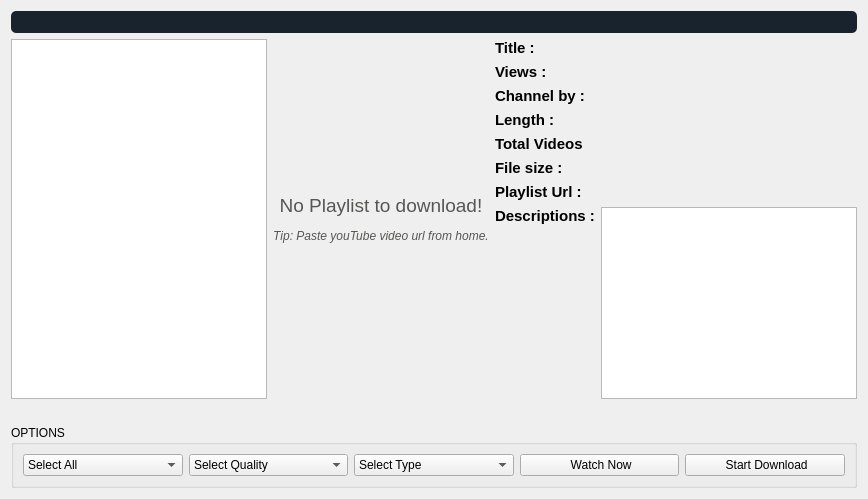
            <widget class="QWidget" name="stack_playlist">
             <attribute name="icon">
              <iconset resource="resource.qrc">
               <normaloff>:/myresource/resource/playlist_7.png</normaloff>:/myresource/resource/playlist_7.png</iconset>
             </attribute>
             <attribute name="title">
              <string>Playlist</string>
             </attribute>
             <layout class="QVBoxLayout" name="verticalLayout_6">
              <item>
               <widget class="QProgressBar" name="playlist_progressBar">
                <property name="styleSheet">
                 <string notr="true">QProgressBar:horizontal {
border-radius: 5px;
background:rgba(0,0,0,0.1);
color: white;
background-color: rgba(25, 35, 45, 1);

}
QProgressBar::chunk:horizontal {
background:rgb(228, 27, 27);
color: white;

}
QProgressBar 
{ 
color: white; 
border:none;
}
</string>
                </property>
                <property name="maximum">
                 <number>1</number>
                </property>
                <property name="value">
                 <number>-1</number>
                </property>
               </widget>
              </item>
              <item>
               <layout class="QHBoxLayout" name="horizontalLayout_27">
                <item>
                 <widget class="QGraphicsView" name="graphicsView_playlist">
                  <property name="sizePolicy">
                   <sizepolicy hsizetype="Preferred" vsizetype="Expanding">
                    <horstretch>0</horstretch>
                    <verstretch>0</verstretch>
                   </sizepolicy>
                  </property>
                  <property name="verticalScrollBarPolicy">
                   <enum>Qt::ScrollBarAlwaysOff</enum>
                  </property>
                  <property name="horizontalScrollBarPolicy">
                   <enum>Qt::ScrollBarAlwaysOff</enum>
                  </property>
                 </widget>
                </item>
                <item>
                 <widget class="QLabel" name="textBrowser_playlist_thumbnail">
                  <property name="sizePolicy">
                   <sizepolicy hsizetype="Preferred" vsizetype="Expanding">
                    <horstretch>0</horstretch>
                    <verstretch>0</verstretch>
                   </sizepolicy>
                  </property>
                  <property name="text">
                   <string>&lt;html&gt;&lt;head/&gt;&lt;body&gt;&lt;p align=&quot;center&quot;&gt;&lt;img src=&quot;:/myresource/resource/playlist_7.png&quot; height=&quot;55&quot;/&gt;&lt;/p&gt;&lt;p align=&quot;center&quot;&gt;&lt;span style=&quot; font-size:14pt; color:#555753;&quot;&gt;No Playlist to download!&lt;/span&gt;&lt;/p&gt;&lt;p align=&quot;center&quot;&gt;&lt;span style=&quot; font-style:italic; color:#555753;&quot;&gt;Tip: Paste youTube video url from home.&lt;/span&gt;&lt;/p&gt;&lt;/body&gt;&lt;/html&gt;</string>
                  </property>
                  <property name="scaledContents">
                   <bool>true</bool>
                  </property>
                  <property name="alignment">
                   <set>Qt::AlignCenter</set>
                  </property>
                 </widget>
                </item>
                <item>
                 <layout class="QGridLayout" name="gridLayout_8">
                  <item row="0" column="0">
                   <widget class="QLabel" name="label_13">
                    <property name="sizePolicy">
                     <sizepolicy hsizetype="Preferred" vsizetype="Preferred">
                      <horstretch>0</horstretch>
                      <verstretch>0</verstretch>
                     </sizepolicy>
                    </property>
                    <property name="font">
                     <font>
                      <pointsize>11</pointsize>
                      <weight>75</weight>
                      <bold>true</bold>
                     </font>
                    </property>
                    <property name="text">
                     <string>Title :</string>
                    </property>
                    <property name="alignment">
                     <set>Qt::AlignLeading|Qt::AlignLeft|Qt::AlignTop</set>
                    </property>
                    <property name="textInteractionFlags">
                     <set>Qt::TextBrowserInteraction</set>
                    </property>
                   </widget>
                  </item>
                  <item row="2" column="1">
                   <widget class="QLabel" name="by_channel_playlist">
                    <property name="cursor">
                     <cursorShape>IBeamCursor</cursorShape>
                    </property>
                    <property name="text">
                     <string/>
                    </property>
                    <property name="alignment">
                     <set>Qt::AlignLeading|Qt::AlignLeft|Qt::AlignTop</set>
                    </property>
                    <property name="openExternalLinks">
                     <bool>true</bool>
                    </property>
                    <property name="textInteractionFlags">
                     <set>Qt::TextBrowserInteraction</set>
                    </property>
                   </widget>
                  </item>
                  <item row="2" column="0">
                   <widget class="QLabel" name="label_17">
                    <property name="sizePolicy">
                     <sizepolicy hsizetype="Preferred" vsizetype="Preferred">
                      <horstretch>0</horstretch>
                      <verstretch>0</verstretch>
                     </sizepolicy>
                    </property>
                    <property name="font">
                     <font>
                      <pointsize>11</pointsize>
                      <weight>75</weight>
                      <bold>true</bold>
                     </font>
                    </property>
                    <property name="text">
                     <string>Channel by :</string>
                    </property>
                    <property name="alignment">
                     <set>Qt::AlignLeading|Qt::AlignLeft|Qt::AlignTop</set>
                    </property>
                    <property name="textInteractionFlags">
                     <set>Qt::TextBrowserInteraction</set>
                    </property>
                   </widget>
                  </item>
                  <item row="3" column="1">
                   <widget class="QLabel" name="video_length_playlist">
                    <property name="cursor">
                     <cursorShape>IBeamCursor</cursorShape>
                    </property>
                    <property name="text">
                     <string/>
                    </property>
                    <property name="alignment">
                     <set>Qt::AlignLeading|Qt::AlignLeft|Qt::AlignTop</set>
                    </property>
                    <property name="textInteractionFlags">
                     <set>Qt::TextBrowserInteraction</set>
                    </property>
                   </widget>
                  </item>
                  <item row="8" column="0">
                   <widget class="QLabel" name="label_18">
                    <property name="sizePolicy">
                     <sizepolicy hsizetype="Preferred" vsizetype="Preferred">
                      <horstretch>0</horstretch>
                      <verstretch>0</verstretch>
                     </sizepolicy>
                    </property>
                    <property name="font">
                     <font>
                      <pointsize>11</pointsize>
                      <weight>75</weight>
                      <bold>true</bold>
                     </font>
                    </property>
                    <property name="text">
                     <string>Descriptions :</string>
                    </property>
                    <property name="alignment">
                     <set>Qt::AlignLeading|Qt::AlignLeft|Qt::AlignTop</set>
                    </property>
                    <property name="textInteractionFlags">
                     <set>Qt::TextBrowserInteraction</set>
                    </property>
                   </widget>
                  </item>
                  <item row="5" column="0">
                   <widget class="QLabel" name="label_25">
                    <property name="sizePolicy">
                     <sizepolicy hsizetype="Preferred" vsizetype="Preferred">
                      <horstretch>0</horstretch>
                      <verstretch>0</verstretch>
                     </sizepolicy>
                    </property>
                    <property name="font">
                     <font>
                      <pointsize>11</pointsize>
                      <weight>75</weight>
                      <bold>true</bold>
                     </font>
                    </property>
                    <property name="text">
                     <string>Total Videos</string>
                    </property>
                    <property name="alignment">
                     <set>Qt::AlignLeading|Qt::AlignLeft|Qt::AlignTop</set>
                    </property>
                    <property name="textInteractionFlags">
                     <set>Qt::TextBrowserInteraction</set>
                    </property>
                   </widget>
                  </item>
                  <item row="5" column="1">
                   <widget class="QLabel" name="video_total_playlist">
                    <property name="cursor">
                     <cursorShape>IBeamCursor</cursorShape>
                    </property>
                    <property name="text">
                     <string/>
                    </property>
                    <property name="alignment">
                     <set>Qt::AlignLeading|Qt::AlignLeft|Qt::AlignTop</set>
                    </property>
                    <property name="textInteractionFlags">
                     <set>Qt::TextBrowserInteraction</set>
                    </property>
                   </widget>
                  </item>
                  <item row="1" column="0">
                   <widget class="QLabel" name="label_12">
                    <property name="sizePolicy">
                     <sizepolicy hsizetype="Preferred" vsizetype="Preferred">
                      <horstretch>0</horstretch>
                      <verstretch>0</verstretch>
                     </sizepolicy>
                    </property>
                    <property name="font">
                     <font>
                      <pointsize>11</pointsize>
                      <weight>75</weight>
                      <bold>true</bold>
                     </font>
                    </property>
                    <property name="text">
                     <string>Views :</string>
                    </property>
                    <property name="alignment">
                     <set>Qt::AlignLeading|Qt::AlignLeft|Qt::AlignTop</set>
                    </property>
                    <property name="textInteractionFlags">
                     <set>Qt::TextBrowserInteraction</set>
                    </property>
                   </widget>
                  </item>
                  <item row="6" column="1">
                   <widget class="QLabel" name="video_size_playlist">
                    <property name="cursor">
                     <cursorShape>IBeamCursor</cursorShape>
                    </property>
                    <property name="text">
                     <string/>
                    </property>
                    <property name="alignment">
                     <set>Qt::AlignLeading|Qt::AlignLeft|Qt::AlignTop</set>
                    </property>
                    <property name="wordWrap">
                     <bool>false</bool>
                    </property>
                    <property name="textInteractionFlags">
                     <set>Qt::TextBrowserInteraction</set>
                    </property>
                   </widget>
                  </item>
                  <item row="6" column="0">
                   <widget class="QLabel" name="label_11">
                    <property name="sizePolicy">
                     <sizepolicy hsizetype="Preferred" vsizetype="Preferred">
                      <horstretch>0</horstretch>
                      <verstretch>0</verstretch>
                     </sizepolicy>
                    </property>
                    <property name="font">
                     <font>
                      <pointsize>11</pointsize>
                      <weight>75</weight>
                      <bold>true</bold>
                     </font>
                    </property>
                    <property name="text">
                     <string>File size :</string>
                    </property>
                    <property name="alignment">
                     <set>Qt::AlignLeading|Qt::AlignLeft|Qt::AlignTop</set>
                    </property>
                    <property name="textInteractionFlags">
                     <set>Qt::TextBrowserInteraction</set>
                    </property>
                   </widget>
                  </item>
                  <item row="1" column="1">
                   <widget class="QLabel" name="views_playlist">
                    <property name="cursor">
                     <cursorShape>IBeamCursor</cursorShape>
                    </property>
                    <property name="text">
                     <string/>
                    </property>
                    <property name="alignment">
                     <set>Qt::AlignLeading|Qt::AlignLeft|Qt::AlignTop</set>
                    </property>
                    <property name="textInteractionFlags">
                     <set>Qt::TextBrowserInteraction</set>
                    </property>
                   </widget>
                  </item>
                  <item row="8" column="1">
                   <widget class="QTextEdit" name="descriptions_playlist">
                    <property name="sizePolicy">
                     <sizepolicy hsizetype="Preferred" vsizetype="Expanding">
                      <horstretch>0</horstretch>
                      <verstretch>0</verstretch>
                     </sizepolicy>
                    </property>
                    <property name="readOnly">
                     <bool>true</bool>
                    </property>
                    <property name="textInteractionFlags">
                     <set>Qt::TextBrowserInteraction</set>
                    </property>
                   </widget>
                  </item>
                  <item row="3" column="0">
                   <widget class="QLabel" name="label_15">
                    <property name="sizePolicy">
                     <sizepolicy hsizetype="Preferred" vsizetype="Preferred">
                      <horstretch>0</horstretch>
                      <verstretch>0</verstretch>
                     </sizepolicy>
                    </property>
                    <property name="font">
                     <font>
                      <pointsize>11</pointsize>
                      <weight>75</weight>
                      <bold>true</bold>
                     </font>
                    </property>
                    <property name="text">
                     <string>Length :</string>
                    </property>
                    <property name="alignment">
                     <set>Qt::AlignLeading|Qt::AlignLeft|Qt::AlignTop</set>
                    </property>
                    <property name="textInteractionFlags">
                     <set>Qt::TextBrowserInteraction</set>
                    </property>
                   </widget>
                  </item>
                  <item row="0" column="1">
                   <widget class="QLabel" name="video_title_playlist">
                    <property name="font">
                     <font>
                      <pointsize>11</pointsize>
                      <weight>50</weight>
                      <bold>false</bold>
                     </font>
                    </property>
                    <property name="cursor">
                     <cursorShape>IBeamCursor</cursorShape>
                    </property>
                    <property name="text">
                     <string/>
                    </property>
                    <property name="alignment">
                     <set>Qt::AlignLeading|Qt::AlignLeft|Qt::AlignTop</set>
                    </property>
                    <property name="wordWrap">
                     <bool>false</bool>
                    </property>
                    <property name="textInteractionFlags">
                     <set>Qt::TextBrowserInteraction</set>
                    </property>
                   </widget>
                  </item>
                  <item row="7" column="0">
                   <widget class="QLabel" name="label_28">
                    <property name="sizePolicy">
                     <sizepolicy hsizetype="Preferred" vsizetype="Preferred">
                      <horstretch>0</horstretch>
                      <verstretch>0</verstretch>
                     </sizepolicy>
                    </property>
                    <property name="font">
                     <font>
                      <pointsize>11</pointsize>
                      <weight>75</weight>
                      <bold>true</bold>
                     </font>
                    </property>
                    <property name="text">
                     <string>Playlist Url :</string>
                    </property>
                    <property name="alignment">
                     <set>Qt::AlignLeading|Qt::AlignLeft|Qt::AlignTop</set>
                    </property>
                    <property name="textInteractionFlags">
                     <set>Qt::TextBrowserInteraction</set>
                    </property>
                   </widget>
                  </item>
                  <item row="7" column="1">
                   <widget class="QLabel" name="watch_url_playlist">
                    <property name="cursor">
                     <cursorShape>IBeamCursor</cursorShape>
                    </property>
                    <property name="text">
                     <string/>
                    </property>
                    <property name="textFormat">
                     <enum>Qt::RichText</enum>
                    </property>
                    <property name="alignment">
                     <set>Qt::AlignLeading|Qt::AlignLeft|Qt::AlignTop</set>
                    </property>
                    <property name="wordWrap">
                     <bool>true</bool>
                    </property>
                    <property name="openExternalLinks">
                     <bool>true</bool>
                    </property>
                    <property name="textInteractionFlags">
                     <set>Qt::TextBrowserInteraction</set>
                    </property>
                   </widget>
                  </item>
                 </layout>
                </item>
               </layout>
              </item>
              <item>
               <spacer name="verticalSpacer_5">
                <property name="orientation">
                 <enum>Qt::Vertical</enum>
                </property>
                <property name="sizeType">
                 <enum>QSizePolicy::Fixed</enum>
                </property>
                <property name="sizeHint" stdset="0">
                 <size>
                  <width>20</width>
                  <height>20</height>
                 </size>
                </property>
               </spacer>
              </item>
              <item>
               <widget class="QGroupBox" name="groupBox_11">
                <property name="sizePolicy">
                 <sizepolicy hsizetype="Preferred" vsizetype="Fixed">
                  <horstretch>0</horstretch>
                  <verstretch>0</verstretch>
                 </sizepolicy>
                </property>
                <property name="title">
                 <string>OPTIONS</string>
                </property>
                <layout class="QHBoxLayout" name="horizontalLayout_20">
                 <item>
                  <layout class="QGridLayout" name="gridLayout_2">
                   <item row="0" column="2">
                    <widget class="QComboBox" name="select_type_playlist_2">
                     <property name="sizePolicy">
                      <sizepolicy hsizetype="Preferred" vsizetype="Fixed">
                       <horstretch>0</horstretch>
                       <verstretch>0</verstretch>
                      </sizepolicy>
                     </property>
                     <property name="cursor">
                      <cursorShape>PointingHandCursor</cursorShape>
                     </property>
                     <property name="styleSheet">
                      <string notr="true"/>
                     </property>
                     <property name="iconSize">
                      <size>
                       <width>20</width>
                       <height>20</height>
                      </size>
                     </property>
                     <item>
                      <property name="text">
                       <string>Select Type</string>
                      </property>
                      <property name="icon">
                       <iconset resource="resource.qrc">
                        <normaloff>:/myresource/resource/video_7.png</normaloff>:/myresource/resource/video_7.png</iconset>
                      </property>
                     </item>
                    </widget>
                   </item>
                   <item row="0" column="1">
                    <widget class="QComboBox" name="select_quality_playlist_2">
                     <property name="sizePolicy">
                      <sizepolicy hsizetype="Preferred" vsizetype="Fixed">
                       <horstretch>0</horstretch>
                       <verstretch>0</verstretch>
                      </sizepolicy>
                     </property>
                     <property name="cursor">
                      <cursorShape>PointingHandCursor</cursorShape>
                     </property>
                     <property name="styleSheet">
                      <string notr="true"/>
                     </property>
                     <property name="iconSize">
                      <size>
                       <width>20</width>
                       <height>20</height>
                      </size>
                     </property>
                     <item>
                      <property name="text">
                       <string>Select Quality</string>
                      </property>
                      <property name="icon">
                       <iconset resource="resource.qrc">
                        <normaloff>:/myresource/resource/icons8-ok-144.png</normaloff>:/myresource/resource/icons8-ok-144.png</iconset>
                      </property>
                     </item>
                    </widget>
                   </item>
                   <item row="0" column="0">
                    <widget class="QComboBox" name="select_videos_playlist_2">
                     <property name="enabled">
                      <bool>true</bool>
                     </property>
                     <property name="sizePolicy">
                      <sizepolicy hsizetype="Preferred" vsizetype="Fixed">
                       <horstretch>0</horstretch>
                       <verstretch>0</verstretch>
                      </sizepolicy>
                     </property>
                     <property name="cursor">
                      <cursorShape>PointingHandCursor</cursorShape>
                     </property>
                     <property name="styleSheet">
                      <string notr="true"/>
                     </property>
                     <property name="iconSize">
                      <size>
                       <width>20</width>
                       <height>20</height>
                      </size>
                     </property>
                     <item>
                      <property name="text">
                       <string>Select All</string>
                      </property>
                      <property name="icon">
                       <iconset resource="resource.qrc">
                        <normaloff>:/myresource/resource/icons8-double-tick-100.png</normaloff>:/myresource/resource/icons8-double-tick-100.png</iconset>
                      </property>
                     </item>
                    </widget>
                   </item>
                   <item row="0" column="6">
                    <widget class="QPushButton" name="download_button_playlist_2">
                     <property name="sizePolicy">
                      <sizepolicy hsizetype="Preferred" vsizetype="Fixed">
                       <horstretch>0</horstretch>
                       <verstretch>0</verstretch>
                      </sizepolicy>
                     </property>
                     <property name="cursor">
                      <cursorShape>PointingHandCursor</cursorShape>
                     </property>
                     <property name="styleSheet">
                      <string notr="true"/>
                     </property>
                     <property name="text">
                      <string> Start Download</string>
                     </property>
                     <property name="icon">
                      <iconset resource="resource.qrc">
                       <normaloff>:/myresource/resource/icons8-download-from-cloud-90.png</normaloff>:/myresource/resource/icons8-download-from-cloud-90.png</iconset>
                     </property>
                     <property name="iconSize">
                      <size>
                       <width>25</width>
                       <height>25</height>
                      </size>
                     </property>
                    </widget>
                   </item>
                   <item row="0" column="3">
                    <widget class="QPushButton" name="play_from_playlist">
                     <property name="sizePolicy">
                      <sizepolicy hsizetype="Preferred" vsizetype="Fixed">
                       <horstretch>0</horstretch>
                       <verstretch>0</verstretch>
                      </sizepolicy>
                     </property>
                     <property name="cursor">
                      <cursorShape>PointingHandCursor</cursorShape>
                     </property>
                     <property name="styleSheet">
                      <string notr="true"/>
                     </property>
                     <property name="text">
                      <string> Watch Now</string>
                     </property>
                     <property name="icon">
                      <iconset resource="resource.qrc">
                       <normaloff>:/myresource/resource/icons8-play-100.png</normaloff>:/myresource/resource/icons8-play-100.png</iconset>
                     </property>
                     <property name="iconSize">
                      <size>
                       <width>25</width>
                       <height>25</height>
                      </size>
                     </property>
                    </widget>
                   </item>
                  </layout>
                 </item>
                </layout>
               </widget>
              </item>
             </layout>
            </widget>
